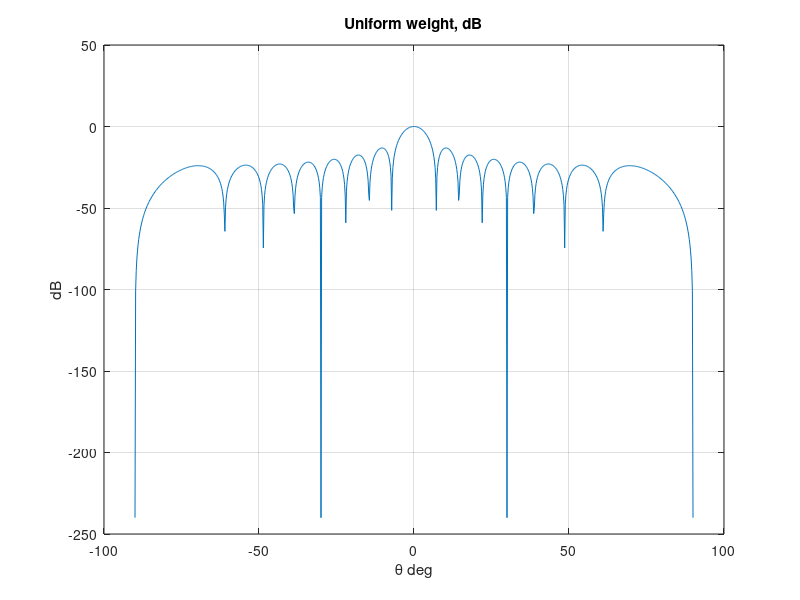

The MATLAB source for this figure:
% Uniform weighting
% Maximum directivity; first sidelobe at -13.3 dB

N = 16;
theta = -90:0.2:90;
AF = zeros(1, numel(theta));
for k = 1:N
    AF = AF + exp(1i*pi*(k-1)*sind(theta));
end
pat = abs(AF) / N;                       % normalized beam pattern (peak 1)
patDb = 20*log10(pat + 1e-12);           % dB pattern, 0 dB at peak
figure;
plot(theta, patDb);
title('Uniform weight, dB'); xlabel('\theta deg'); ylabel('dB'); grid on;

%{
@play
{
 "title": "Uniform window",
 "groups": [
  {
   "name": "Array",
   "controls": [
    {
     "var": "N",
     "label": "Element count",
     "min": 8,
     "max": 64,
     "step": 2,
     "default": 16
    }
   ]
  }
 ]
}
%}
